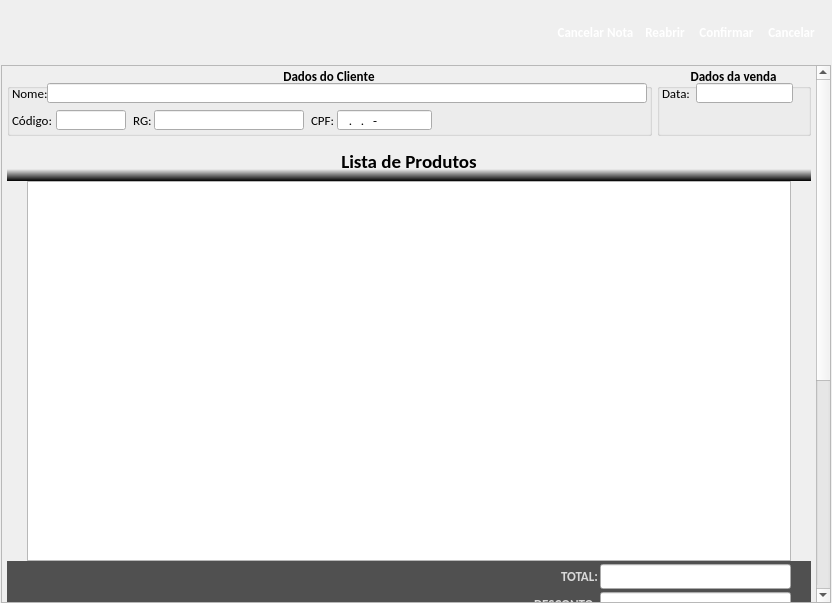
<?xml version="1.0" encoding="UTF-8"?>
<ui version="4.0">
 <class>tela_nota_venda</class>
 <widget class="QDialog" name="tela_nota_venda">
  <property name="geometry">
   <rect>
    <x>0</x>
    <y>0</y>
    <width>832</width>
    <height>603</height>
   </rect>
  </property>
  <property name="windowTitle">
   <string>Nota de venda;</string>
  </property>
  <layout class="QVBoxLayout" name="verticalLayout_5">
   <property name="spacing">
    <number>0</number>
   </property>
   <property name="margin">
    <number>0</number>
   </property>
   <item>
    <widget class="QFrame" name="frame_7">
     <property name="minimumSize">
      <size>
       <width>800</width>
       <height>65</height>
      </size>
     </property>
     <property name="styleSheet">
      <string notr="true">QFrame{
	background-color: qlineargradient(x1:0, y1:1, x0:1, y0:0,
                                       stop:0.1 #777777, stop:0.9 #525252);
	border: none;
}

QToolButton{
	color:#FFFFFF
}</string>
     </property>
     <property name="frameShape">
      <enum>QFrame::Panel</enum>
     </property>
     <property name="frameShadow">
      <enum>QFrame::Raised</enum>
     </property>
     <layout class="QHBoxLayout" name="horizontalLayout_5">
      <property name="spacing">
       <number>0</number>
      </property>
      <property name="leftMargin">
       <number>0</number>
      </property>
      <property name="topMargin">
       <number>0</number>
      </property>
      <property name="rightMargin">
       <number>10</number>
      </property>
      <property name="bottomMargin">
       <number>0</number>
      </property>
      <item>
       <spacer name="horizontalSpacer_3">
        <property name="orientation">
         <enum>Qt::Horizontal</enum>
        </property>
        <property name="sizeHint" stdset="0">
         <size>
          <width>647</width>
          <height>20</height>
         </size>
        </property>
       </spacer>
      </item>
      <item>
       <widget class="QToolButton" name="btn_cancelar_nota">
        <property name="maximumSize">
         <size>
          <width>85</width>
          <height>55</height>
         </size>
        </property>
        <property name="font">
         <font>
          <family>Calibri</family>
          <pointsize>10</pointsize>
          <weight>75</weight>
          <bold>true</bold>
         </font>
        </property>
        <property name="text">
         <string>Cancelar Nota</string>
        </property>
        <property name="icon">
         <iconset resource="imagens.qrc">
          <normaloff>:/img/img/vender_cancelar.png</normaloff>:/img/img/vender_cancelar.png</iconset>
        </property>
        <property name="iconSize">
         <size>
          <width>30</width>
          <height>30</height>
         </size>
        </property>
        <property name="toolButtonStyle">
         <enum>Qt::ToolButtonTextUnderIcon</enum>
        </property>
        <property name="autoRaise">
         <bool>true</bool>
        </property>
       </widget>
      </item>
      <item>
       <widget class="QToolButton" name="btn_reabrir">
        <property name="font">
         <font>
          <family>Calibri</family>
          <pointsize>10</pointsize>
          <weight>75</weight>
          <bold>true</bold>
         </font>
        </property>
        <property name="text">
         <string>Reabrir</string>
        </property>
        <property name="icon">
         <iconset resource="imagens.qrc">
          <normaloff>:/img/img/abrir.png</normaloff>:/img/img/abrir.png</iconset>
        </property>
        <property name="iconSize">
         <size>
          <width>30</width>
          <height>30</height>
         </size>
        </property>
        <property name="toolButtonStyle">
         <enum>Qt::ToolButtonTextUnderIcon</enum>
        </property>
        <property name="autoRaise">
         <bool>true</bool>
        </property>
       </widget>
      </item>
      <item>
       <widget class="QToolButton" name="btn_confirmar">
        <property name="font">
         <font>
          <family>Calibri</family>
          <pointsize>10</pointsize>
          <weight>75</weight>
          <bold>true</bold>
         </font>
        </property>
        <property name="text">
         <string>Confirmar</string>
        </property>
        <property name="icon">
         <iconset resource="imagens.qrc">
          <normaloff>:/img/img/1345902916_camera_test.png</normaloff>:/img/img/1345902916_camera_test.png</iconset>
        </property>
        <property name="iconSize">
         <size>
          <width>30</width>
          <height>30</height>
         </size>
        </property>
        <property name="toolButtonStyle">
         <enum>Qt::ToolButtonTextUnderIcon</enum>
        </property>
        <property name="autoRaise">
         <bool>true</bool>
        </property>
       </widget>
      </item>
      <item>
       <widget class="QToolButton" name="btn_cancelar">
        <property name="font">
         <font>
          <family>Calibri</family>
          <pointsize>10</pointsize>
          <weight>75</weight>
          <bold>true</bold>
         </font>
        </property>
        <property name="text">
         <string>Cancelar</string>
        </property>
        <property name="icon">
         <iconset resource="imagens.qrc">
          <normaloff>:/img/img/1345902747_button_cancel.png</normaloff>:/img/img/1345902747_button_cancel.png</iconset>
        </property>
        <property name="iconSize">
         <size>
          <width>30</width>
          <height>30</height>
         </size>
        </property>
        <property name="toolButtonStyle">
         <enum>Qt::ToolButtonTextUnderIcon</enum>
        </property>
        <property name="autoRaise">
         <bool>true</bool>
        </property>
       </widget>
      </item>
     </layout>
     <zorder>btn_reabrir</zorder>
     <zorder>btn_confirmar</zorder>
     <zorder>btn_cancelar</zorder>
     <zorder>btn_cancelar_nota</zorder>
     <zorder>horizontalSpacer_3</zorder>
    </widget>
   </item>
   <item>
    <layout class="QHBoxLayout" name="horizontalLayout_4">
     <property name="spacing">
      <number>0</number>
     </property>
     <item>
      <spacer name="horizontalSpacer">
       <property name="orientation">
        <enum>Qt::Horizontal</enum>
       </property>
       <property name="sizeHint" stdset="0">
        <size>
         <width>0</width>
         <height>20</height>
        </size>
       </property>
      </spacer>
     </item>
     <item>
      <widget class="QScrollArea" name="scrollArea">
       <property name="minimumSize">
        <size>
         <width>830</width>
         <height>0</height>
        </size>
       </property>
       <property name="maximumSize">
        <size>
         <width>830</width>
         <height>16777215</height>
        </size>
       </property>
       <property name="widgetResizable">
        <bool>true</bool>
       </property>
       <widget class="QWidget" name="scrollAreaWidgetContents_2">
        <property name="geometry">
         <rect>
          <x>0</x>
          <y>0</y>
          <width>811</width>
          <height>915</height>
         </rect>
        </property>
        <layout class="QVBoxLayout" name="verticalLayout_3">
         <property name="spacing">
          <number>5</number>
         </property>
         <property name="leftMargin">
          <number>5</number>
         </property>
         <property name="topMargin">
          <number>0</number>
         </property>
         <property name="rightMargin">
          <number>5</number>
         </property>
         <property name="bottomMargin">
          <number>5</number>
         </property>
         <item>
          <layout class="QHBoxLayout" name="horizontalLayout_3">
           <property name="spacing">
            <number>5</number>
           </property>
           <item>
            <widget class="QGroupBox" name="gb_dados_cliente">
             <property name="minimumSize">
              <size>
               <width>645</width>
               <height>70</height>
              </size>
             </property>
             <property name="font">
              <font>
               <family>Calibri</family>
               <pointsize>10</pointsize>
               <weight>75</weight>
               <bold>true</bold>
               <strikeout>false</strikeout>
               <kerning>false</kerning>
              </font>
             </property>
             <property name="title">
              <string>Dados do Cliente</string>
             </property>
             <property name="alignment">
              <set>Qt::AlignCenter</set>
             </property>
             <widget class="QLineEdit" name="le_nome">
              <property name="geometry">
               <rect>
                <x>40</x>
                <y>17</y>
                <width>600</width>
                <height>20</height>
               </rect>
              </property>
              <property name="sizePolicy">
               <sizepolicy hsizetype="Fixed" vsizetype="Fixed">
                <horstretch>0</horstretch>
                <verstretch>0</verstretch>
               </sizepolicy>
              </property>
              <property name="minimumSize">
               <size>
                <width>410</width>
                <height>20</height>
               </size>
              </property>
              <property name="font">
               <font>
                <family>Calibri</family>
                <pointsize>10</pointsize>
                <weight>50</weight>
                <bold>false</bold>
                <kerning>false</kerning>
               </font>
              </property>
              <property name="text">
               <string/>
              </property>
              <property name="maxLength">
               <number>60</number>
              </property>
              <property name="readOnly">
               <bool>true</bool>
              </property>
             </widget>
             <widget class="QLineEdit" name="le_cpf">
              <property name="geometry">
               <rect>
                <x>330</x>
                <y>44</y>
                <width>95</width>
                <height>20</height>
               </rect>
              </property>
              <property name="sizePolicy">
               <sizepolicy hsizetype="Fixed" vsizetype="Fixed">
                <horstretch>0</horstretch>
                <verstretch>0</verstretch>
               </sizepolicy>
              </property>
              <property name="minimumSize">
               <size>
                <width>95</width>
                <height>20</height>
               </size>
              </property>
              <property name="maximumSize">
               <size>
                <width>95</width>
                <height>20</height>
               </size>
              </property>
              <property name="font">
               <font>
                <family>Calibri</family>
                <pointsize>10</pointsize>
                <weight>50</weight>
                <bold>false</bold>
                <kerning>false</kerning>
               </font>
              </property>
              <property name="inputMask">
               <string>000.000.000-00; </string>
              </property>
              <property name="text">
               <string>..-</string>
              </property>
              <property name="maxLength">
               <number>14</number>
              </property>
              <property name="readOnly">
               <bool>true</bool>
              </property>
             </widget>
             <widget class="QLabel" name="lb_nome">
              <property name="geometry">
               <rect>
                <x>5</x>
                <y>17</y>
                <width>35</width>
                <height>20</height>
               </rect>
              </property>
              <property name="maximumSize">
               <size>
                <width>40</width>
                <height>20</height>
               </size>
              </property>
              <property name="font">
               <font>
                <family>Calibri</family>
                <pointsize>10</pointsize>
                <weight>50</weight>
                <bold>false</bold>
                <kerning>false</kerning>
               </font>
              </property>
              <property name="text">
               <string>Nome:</string>
              </property>
             </widget>
             <widget class="QLabel" name="lb_rg">
              <property name="geometry">
               <rect>
                <x>126</x>
                <y>44</y>
                <width>20</width>
                <height>20</height>
               </rect>
              </property>
              <property name="font">
               <font>
                <family>Calibri</family>
                <pointsize>10</pointsize>
                <weight>50</weight>
                <bold>false</bold>
                <kerning>false</kerning>
               </font>
              </property>
              <property name="text">
               <string>RG:</string>
              </property>
             </widget>
             <widget class="QLabel" name="lb_cpf">
              <property name="geometry">
               <rect>
                <x>304</x>
                <y>44</y>
                <width>26</width>
                <height>20</height>
               </rect>
              </property>
              <property name="font">
               <font>
                <family>Calibri</family>
                <pointsize>10</pointsize>
                <weight>50</weight>
                <bold>false</bold>
                <kerning>false</kerning>
               </font>
              </property>
              <property name="text">
               <string>CPF:</string>
              </property>
             </widget>
             <widget class="QLineEdit" name="le_rg">
              <property name="geometry">
               <rect>
                <x>147</x>
                <y>44</y>
                <width>150</width>
                <height>20</height>
               </rect>
              </property>
              <property name="minimumSize">
               <size>
                <width>120</width>
                <height>20</height>
               </size>
              </property>
              <property name="maximumSize">
               <size>
                <width>200</width>
                <height>20</height>
               </size>
              </property>
              <property name="font">
               <font>
                <family>Calibri</family>
                <pointsize>10</pointsize>
                <weight>50</weight>
                <bold>false</bold>
                <kerning>false</kerning>
               </font>
              </property>
              <property name="inputMask">
               <string>00000000000000000000; </string>
              </property>
              <property name="text">
               <string/>
              </property>
              <property name="maxLength">
               <number>20</number>
              </property>
              <property name="cursorPosition">
               <number>20</number>
              </property>
              <property name="readOnly">
               <bool>true</bool>
              </property>
             </widget>
             <widget class="QLineEdit" name="le_codigo">
              <property name="geometry">
               <rect>
                <x>49</x>
                <y>44</y>
                <width>70</width>
                <height>20</height>
               </rect>
              </property>
              <property name="font">
               <font>
                <weight>50</weight>
                <bold>false</bold>
               </font>
              </property>
              <property name="inputMask">
               <string>000000000; </string>
              </property>
              <property name="text">
               <string/>
              </property>
              <property name="cursorPosition">
               <number>9</number>
              </property>
              <property name="readOnly">
               <bool>true</bool>
              </property>
             </widget>
             <widget class="QLabel" name="lb_codigo">
              <property name="geometry">
               <rect>
                <x>5</x>
                <y>44</y>
                <width>42</width>
                <height>20</height>
               </rect>
              </property>
              <property name="font">
               <font>
                <weight>50</weight>
                <bold>false</bold>
               </font>
              </property>
              <property name="text">
               <string>Código:</string>
              </property>
             </widget>
            </widget>
           </item>
           <item>
            <widget class="QGroupBox" name="gb_dados_venda">
             <property name="minimumSize">
              <size>
               <width>140</width>
               <height>70</height>
              </size>
             </property>
             <property name="font">
              <font>
               <family>Calibri</family>
               <pointsize>10</pointsize>
               <weight>75</weight>
               <bold>true</bold>
              </font>
             </property>
             <property name="title">
              <string>Dados da venda</string>
             </property>
             <property name="alignment">
              <set>Qt::AlignCenter</set>
             </property>
             <widget class="QLabel" name="lb_data">
              <property name="geometry">
               <rect>
                <x>5</x>
                <y>17</y>
                <width>30</width>
                <height>20</height>
               </rect>
              </property>
              <property name="font">
               <font>
                <weight>50</weight>
                <bold>false</bold>
               </font>
              </property>
              <property name="text">
               <string>Data:</string>
              </property>
             </widget>
             <widget class="QLineEdit" name="le_data">
              <property name="geometry">
               <rect>
                <x>39</x>
                <y>17</y>
                <width>97</width>
                <height>20</height>
               </rect>
              </property>
              <property name="font">
               <font>
                <weight>50</weight>
                <bold>false</bold>
               </font>
              </property>
              <property name="inputMask">
               <string/>
              </property>
              <property name="text">
               <string/>
              </property>
              <property name="cursorPosition">
               <number>0</number>
              </property>
              <property name="readOnly">
               <bool>true</bool>
              </property>
             </widget>
            </widget>
           </item>
          </layout>
         </item>
         <item>
          <layout class="QVBoxLayout" name="verticalLayout">
           <property name="spacing">
            <number>0</number>
           </property>
           <item>
            <widget class="QLabel" name="lb_lista_de_produtos">
             <property name="minimumSize">
              <size>
               <width>790</width>
               <height>40</height>
              </size>
             </property>
             <property name="font">
              <font>
               <family>Calibri</family>
               <pointsize>14</pointsize>
               <weight>75</weight>
               <bold>true</bold>
              </font>
             </property>
             <property name="styleSheet">
              <string notr="true">QFrame{	
	background-color: qlineargradient(spread:pad, x1:1, y1:1, x2:1, y2:0, stop:0 rgba(0, 0, 0, 255), stop:0.3 rgba(255, 255, 255, 0));
	border: none;
	color:#000000
}
</string>
             </property>
             <property name="text">
              <string>Lista de Produtos</string>
             </property>
             <property name="alignment">
              <set>Qt::AlignCenter</set>
             </property>
            </widget>
           </item>
           <item>
            <layout class="QHBoxLayout" name="horizontalLayout">
             <property name="spacing">
              <number>0</number>
             </property>
             <item>
              <widget class="QFrame" name="frame_6">
               <property name="minimumSize">
                <size>
                 <width>20</width>
                 <height>380</height>
                </size>
               </property>
               <property name="styleSheet">
                <string notr="true">QFrame{
	background-color: qlineargradient(x1:0, y1:1, x0:1, y0:0,
                                       stop:0.3 #505050, stop:0.6 #000000);
	border: none;
}

QToolButton{
	color:#FFFFFF
}</string>
               </property>
               <property name="frameShape">
                <enum>QFrame::StyledPanel</enum>
               </property>
               <property name="frameShadow">
                <enum>QFrame::Raised</enum>
               </property>
              </widget>
             </item>
             <item>
              <widget class="QTableWidget" name="tw_lista_produtos">
               <property name="minimumSize">
                <size>
                 <width>750</width>
                 <height>380</height>
                </size>
               </property>
               <property name="font">
                <font>
                 <family>Calibri</family>
                 <pointsize>9</pointsize>
                </font>
               </property>
               <property name="alternatingRowColors">
                <bool>true</bool>
               </property>
               <property name="rowCount">
                <number>0</number>
               </property>
               <property name="columnCount">
                <number>0</number>
               </property>
               <attribute name="horizontalHeaderDefaultSectionSize">
                <number>360</number>
               </attribute>
               <attribute name="horizontalHeaderHighlightSections">
                <bool>true</bool>
               </attribute>
               <attribute name="horizontalHeaderMinimumSectionSize">
                <number>95</number>
               </attribute>
               <attribute name="horizontalHeaderStretchLastSection">
                <bool>true</bool>
               </attribute>
               <attribute name="verticalHeaderVisible">
                <bool>false</bool>
               </attribute>
               <attribute name="verticalHeaderDefaultSectionSize">
                <number>20</number>
               </attribute>
               <attribute name="verticalHeaderMinimumSectionSize">
                <number>20</number>
               </attribute>
              </widget>
             </item>
             <item>
              <widget class="QFrame" name="frame_3">
               <property name="minimumSize">
                <size>
                 <width>20</width>
                 <height>380</height>
                </size>
               </property>
               <property name="styleSheet">
                <string notr="true">QFrame{
	background-color: qlineargradient(x1:0, y1:1, x0:1, y0:0,
                                       stop:0.3 #505050, stop:0.6 #000000);
	border: none;
}
</string>
               </property>
               <property name="frameShape">
                <enum>QFrame::StyledPanel</enum>
               </property>
               <property name="frameShadow">
                <enum>QFrame::Raised</enum>
               </property>
              </widget>
             </item>
            </layout>
           </item>
           <item>
            <widget class="QFrame" name="frame">
             <property name="minimumSize">
              <size>
               <width>790</width>
               <height>90</height>
              </size>
             </property>
             <property name="styleSheet">
              <string notr="true">QFrame{
	background-color: #505050;
	border: none;
}</string>
             </property>
             <property name="frameShape">
              <enum>QFrame::StyledPanel</enum>
             </property>
             <property name="frameShadow">
              <enum>QFrame::Raised</enum>
             </property>
             <layout class="QHBoxLayout" name="horizontalLayout_9">
              <property name="spacing">
               <number>2</number>
              </property>
              <property name="leftMargin">
               <number>20</number>
              </property>
              <property name="topMargin">
               <number>2</number>
              </property>
              <property name="rightMargin">
               <number>20</number>
              </property>
              <property name="bottomMargin">
               <number>2</number>
              </property>
              <item>
               <layout class="QVBoxLayout" name="verticalLayout_4">
                <property name="spacing">
                 <number>2</number>
                </property>
                <item>
                 <layout class="QHBoxLayout" name="horizontalLayout_6">
                  <item>
                   <spacer name="horizontalSpacer_5">
                    <property name="orientation">
                     <enum>Qt::Horizontal</enum>
                    </property>
                    <property name="sizeHint" stdset="0">
                     <size>
                      <width>40</width>
                      <height>20</height>
                     </size>
                    </property>
                   </spacer>
                  </item>
                  <item>
                   <widget class="QLabel" name="lb_total">
                    <property name="font">
                     <font>
                      <family>Calibri</family>
                      <pointsize>10</pointsize>
                      <weight>75</weight>
                      <bold>true</bold>
                     </font>
                    </property>
                    <property name="styleSheet">
                     <string notr="true">color: rgb(217, 217, 217);</string>
                    </property>
                    <property name="text">
                     <string>TOTAL:</string>
                    </property>
                   </widget>
                  </item>
                  <item>
                   <widget class="QLineEdit" name="le_total">
                    <property name="minimumSize">
                     <size>
                      <width>191</width>
                      <height>25</height>
                     </size>
                    </property>
                    <property name="maximumSize">
                     <size>
                      <width>191</width>
                      <height>25</height>
                     </size>
                    </property>
                    <property name="font">
                     <font>
                      <family>Calibri</family>
                      <pointsize>12</pointsize>
                      <weight>50</weight>
                      <bold>false</bold>
                     </font>
                    </property>
                    <property name="styleSheet">
                     <string notr="true"/>
                    </property>
                    <property name="text">
                     <string/>
                    </property>
                    <property name="alignment">
                     <set>Qt::AlignRight|Qt::AlignTrailing|Qt::AlignVCenter</set>
                    </property>
                    <property name="readOnly">
                     <bool>true</bool>
                    </property>
                   </widget>
                  </item>
                 </layout>
                </item>
                <item>
                 <layout class="QHBoxLayout" name="horizontalLayout_7">
                  <item>
                   <spacer name="horizontalSpacer_6">
                    <property name="orientation">
                     <enum>Qt::Horizontal</enum>
                    </property>
                    <property name="sizeHint" stdset="0">
                     <size>
                      <width>40</width>
                      <height>20</height>
                     </size>
                    </property>
                   </spacer>
                  </item>
                  <item>
                   <widget class="QLabel" name="lb_desconto">
                    <property name="font">
                     <font>
                      <family>Calibri</family>
                      <pointsize>10</pointsize>
                      <weight>75</weight>
                      <bold>true</bold>
                     </font>
                    </property>
                    <property name="styleSheet">
                     <string notr="true">color: rgb(217, 217, 217);</string>
                    </property>
                    <property name="text">
                     <string>DESCONTO:</string>
                    </property>
                   </widget>
                  </item>
                  <item>
                   <widget class="QLineEdit" name="le_desconto">
                    <property name="minimumSize">
                     <size>
                      <width>191</width>
                      <height>25</height>
                     </size>
                    </property>
                    <property name="maximumSize">
                     <size>
                      <width>191</width>
                      <height>25</height>
                     </size>
                    </property>
                    <property name="font">
                     <font>
                      <family>Calibri</family>
                      <pointsize>12</pointsize>
                      <weight>50</weight>
                      <bold>false</bold>
                     </font>
                    </property>
                    <property name="styleSheet">
                     <string notr="true">color: rgb(0, 0, 255);</string>
                    </property>
                    <property name="inputMask">
                     <string/>
                    </property>
                    <property name="text">
                     <string/>
                    </property>
                    <property name="alignment">
                     <set>Qt::AlignRight|Qt::AlignTrailing|Qt::AlignVCenter</set>
                    </property>
                    <property name="readOnly">
                     <bool>false</bool>
                    </property>
                   </widget>
                  </item>
                 </layout>
                </item>
                <item>
                 <layout class="QHBoxLayout" name="horizontalLayout_8">
                  <item>
                   <spacer name="horizontalSpacer_7">
                    <property name="orientation">
                     <enum>Qt::Horizontal</enum>
                    </property>
                    <property name="sizeHint" stdset="0">
                     <size>
                      <width>40</width>
                      <height>20</height>
                     </size>
                    </property>
                   </spacer>
                  </item>
                  <item>
                   <widget class="QLabel" name="lb_total_pago">
                    <property name="font">
                     <font>
                      <family>Calibri</family>
                      <pointsize>13</pointsize>
                      <weight>75</weight>
                      <bold>true</bold>
                     </font>
                    </property>
                    <property name="styleSheet">
                     <string notr="true">color: rgb(217, 217, 217);</string>
                    </property>
                    <property name="text">
                     <string>TOTAL PAGO:</string>
                    </property>
                   </widget>
                  </item>
                  <item>
                   <widget class="QLineEdit" name="le_total_a_pagar">
                    <property name="minimumSize">
                     <size>
                      <width>191</width>
                      <height>25</height>
                     </size>
                    </property>
                    <property name="maximumSize">
                     <size>
                      <width>191</width>
                      <height>25</height>
                     </size>
                    </property>
                    <property name="font">
                     <font>
                      <family>Calibri</family>
                      <pointsize>15</pointsize>
                      <weight>50</weight>
                      <bold>false</bold>
                     </font>
                    </property>
                    <property name="styleSheet">
                     <string notr="true">color: rgb(255, 0, 0);</string>
                    </property>
                    <property name="text">
                     <string/>
                    </property>
                    <property name="alignment">
                     <set>Qt::AlignRight|Qt::AlignTrailing|Qt::AlignVCenter</set>
                    </property>
                    <property name="readOnly">
                     <bool>true</bool>
                    </property>
                   </widget>
                  </item>
                 </layout>
                </item>
               </layout>
              </item>
             </layout>
            </widget>
           </item>
          </layout>
         </item>
         <item>
          <layout class="QVBoxLayout" name="verticalLayout_2">
           <property name="spacing">
            <number>0</number>
           </property>
           <item>
            <widget class="QLabel" name="lb_forma_pagamento">
             <property name="minimumSize">
              <size>
               <width>790</width>
               <height>40</height>
              </size>
             </property>
             <property name="font">
              <font>
               <family>Calibri</family>
               <pointsize>14</pointsize>
               <weight>75</weight>
               <bold>true</bold>
              </font>
             </property>
             <property name="styleSheet">
              <string notr="true">QFrame{	
	background-color: qlineargradient(spread:pad, x1:1, y1:1, x2:1, y2:0, stop:0 rgba(0, 0, 0, 255), stop:0.3 rgba(255, 255, 255, 0));
	border: none;
	color:#000000
}
</string>
             </property>
             <property name="text">
              <string>Forma de pagamento</string>
             </property>
             <property name="alignment">
              <set>Qt::AlignCenter</set>
             </property>
            </widget>
           </item>
           <item>
            <layout class="QHBoxLayout" name="horizontalLayout_2">
             <property name="spacing">
              <number>0</number>
             </property>
             <item>
              <widget class="QFrame" name="frame_5">
               <property name="minimumSize">
                <size>
                 <width>20</width>
                 <height>250</height>
                </size>
               </property>
               <property name="styleSheet">
                <string notr="true">QFrame{
	background-color: qlineargradient(x1:0, y1:1, x0:1, y0:0,
                                       stop:0.3 #505050, stop:0.6 #000000);
	border: none;
}

QToolButton{
	color:#FFFFFF
}</string>
               </property>
               <property name="frameShape">
                <enum>QFrame::StyledPanel</enum>
               </property>
               <property name="frameShadow">
                <enum>QFrame::Raised</enum>
               </property>
              </widget>
             </item>
             <item>
              <widget class="QTableWidget" name="tw_lista_pagamento">
               <property name="minimumSize">
                <size>
                 <width>750</width>
                 <height>250</height>
                </size>
               </property>
               <property name="font">
                <font>
                 <family>Calibri</family>
                 <pointsize>9</pointsize>
                </font>
               </property>
               <property name="alternatingRowColors">
                <bool>true</bool>
               </property>
               <property name="rowCount">
                <number>0</number>
               </property>
               <property name="columnCount">
                <number>0</number>
               </property>
               <attribute name="horizontalHeaderDefaultSectionSize">
                <number>400</number>
               </attribute>
               <attribute name="horizontalHeaderHighlightSections">
                <bool>true</bool>
               </attribute>
               <attribute name="horizontalHeaderMinimumSectionSize">
                <number>95</number>
               </attribute>
               <attribute name="horizontalHeaderStretchLastSection">
                <bool>true</bool>
               </attribute>
               <attribute name="verticalHeaderVisible">
                <bool>false</bool>
               </attribute>
               <attribute name="verticalHeaderDefaultSectionSize">
                <number>20</number>
               </attribute>
               <attribute name="verticalHeaderMinimumSectionSize">
                <number>20</number>
               </attribute>
              </widget>
             </item>
             <item>
              <widget class="QFrame" name="frame_4">
               <property name="minimumSize">
                <size>
                 <width>20</width>
                 <height>250</height>
                </size>
               </property>
               <property name="styleSheet">
                <string notr="true">QFrame{
	background-color: qlineargradient(x1:0, y1:1, x0:1, y0:0,
                                       stop:0.3 #505050, stop:0.6 #000000);
	border: none;
}
</string>
               </property>
               <property name="frameShape">
                <enum>QFrame::StyledPanel</enum>
               </property>
               <property name="frameShadow">
                <enum>QFrame::Raised</enum>
               </property>
              </widget>
             </item>
            </layout>
           </item>
           <item>
            <widget class="QFrame" name="frame_2">
             <property name="minimumSize">
              <size>
               <width>790</width>
               <height>20</height>
              </size>
             </property>
             <property name="styleSheet">
              <string notr="true">QFrame{
	background-color: #505050;
	border: none;
}</string>
             </property>
             <property name="frameShape">
              <enum>QFrame::StyledPanel</enum>
             </property>
             <property name="frameShadow">
              <enum>QFrame::Raised</enum>
             </property>
            </widget>
           </item>
          </layout>
         </item>
        </layout>
       </widget>
      </widget>
     </item>
     <item>
      <spacer name="horizontalSpacer_2">
       <property name="orientation">
        <enum>Qt::Horizontal</enum>
       </property>
       <property name="sizeHint" stdset="0">
        <size>
         <width>0</width>
         <height>20</height>
        </size>
       </property>
      </spacer>
     </item>
    </layout>
   </item>
  </layout>
 </widget>
 <resources>
  <include location="imagens.qrc"/>
 </resources>
 <connections/>
</ui>
